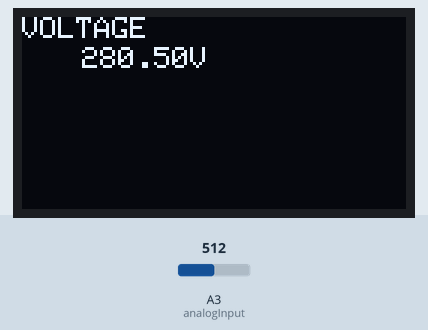
A sketch run on a simulated Arduino Uno, built with avr-gcc and run on an emulated ATmega328P. Shown: 128×64 one-colour display. The inputs (shaded band) are chosen by the test bench; at power-on: A3 (analogInput) = 512.

Above: at 1.5 s.
1.6 s: A3 (analogInput) set to 716
At 3.1 s:
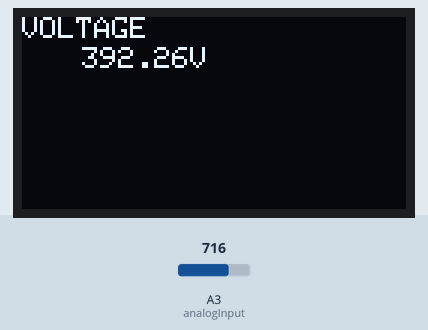
3.4 s: A3 (analogInput) set to 900
At 4.1 s:
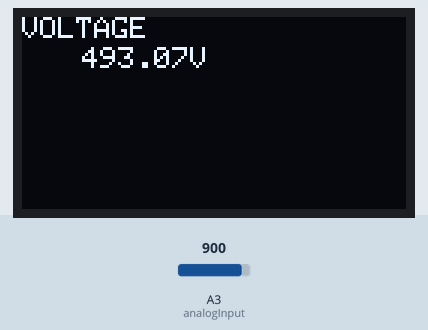
5.0 s: A3 (analogInput) set to 1023
At 6.2 s:
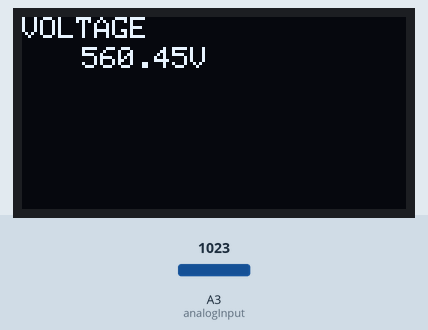
Timing chart, 0 to 8.0 s (numbered marks = the images above; inputs shaded):
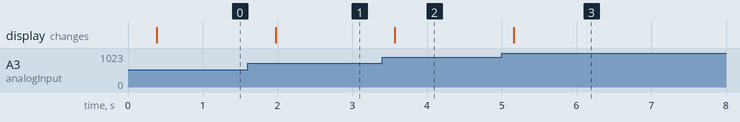

Measured:
- after the input at 1.6 s, the display: changes after 0.38 s (image 1)
- after the input at 3.4 s, the display: changes after 0.17 s (image 2)
- after the input at 5.0 s, the display: changes after 0.16 s (image 3)

The sketch:

Arduino_Voltmeter.ino
```cpp
#include <SPI.h>
#include <Wire.h>
#include <Adafruit_GFX.h>
#include <Adafruit_SH1106.h>
#define OLED_RESET 4
Adafruit_SH1106 display(OLED_RESET);


// Pin input analog
int analogInput = 3;
float vout = 0.0;
float vin = 0.0;
float R1 = 1000000.0; // resistansi R1 (100K)
float R2 = 100000.0;  // resistansi R2 (10K)
int value = 0;

void setup() {

  display.  // initialize with the I2C addr 0x3C (for the 128x32)
  begin(SH1106_SWITCHCAPVCC, 0x3C);
  display.clearDisplay();
  display.setTextSize(2);
  display.setTextColor(WHITE);
  display.setCursor(5,5);
  display.print("m21refairs");
  display.setCursor(10,30);
  display.print(" elektro");
  display.display();
  delay(300);

  // Set pin analog sebagai input
  pinMode(analogInput, INPUT);
}

void loop() {
  // Membaca nilai analog
  value = analogRead(analogInput);
  vout = (value * 51.0) / 1024.0; // Mengonversi ke voltase
  vin = vout / (R2 / (R1 + R2)); // Menghitung tegangan input

  // Menyaring noise (bisa sesuaikan ambang batas ini)
  if (vin < 0.09) {
    vin = 0.0;  // Mengatur tegangan menjadi nol jika terlalu rendah (indikasi noise)
  }

  // Menghapus buffer tampilan OLED
  display.clearDisplay();

  // Menampilkan di OLED
  // Menampilkan judul "M21 Volt Meter"


  // Menampilkan label "VOLTAGE"
  display.setTextSize(1);
  display.setCursor(0, 0);
  display.println("VOLTAGE");

  // Menampilkan nilai tegangan dalam ukuran huruf yang lebih besar
  display.setTextSize(1);             // Ukuran teks lebih besar
  display.setCursor(20, 10);
  display.print(vin, 2);              // Menampilkan tegangan dengan 2 angka desimal
  display.print("V");

  // Menyegarkan buffer ke layar
  display.display();

  // Menampilkan nilai di LCD
   display.clearDisplay();
  display.setCursor(0, 0);   // Menempatkan kursor pada baris pertama
  display.print("DIODA:");  // Menampilkan label
  display.setCursor(0, 1);   // Menempatkan kursor pada baris kedua
  display.print(vin, 2);     // Menampilkan nilai tegangan dengan 2 angka desimal
  display.print("hf");       // Menambahkan satuan "V"


  // Delay sebelum memperbarui tampilan
  delay(500);
}
```
